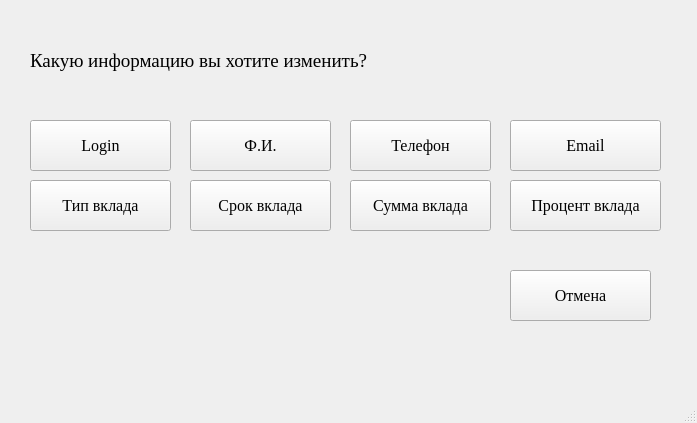
<?xml version="1.0" encoding="UTF-8"?>
<ui version="4.0">
 <class>MainWindow</class>
 <widget class="QMainWindow" name="MainWindow">
  <property name="geometry">
   <rect>
    <x>0</x>
    <y>0</y>
    <width>697</width>
    <height>423</height>
   </rect>
  </property>
  <property name="windowTitle">
   <string>MainWindow</string>
  </property>
  <widget class="QWidget" name="centralwidget">
   <widget class="QLabel" name="label">
    <property name="geometry">
     <rect>
      <x>30</x>
      <y>10</y>
      <width>621</width>
      <height>101</height>
     </rect>
    </property>
    <property name="font">
     <font>
      <family>Times New Roman</family>
      <pointsize>14</pointsize>
     </font>
    </property>
    <property name="text">
     <string>Какую информацию вы хотите изменить?</string>
    </property>
   </widget>
   <widget class="QPushButton" name="pushButton">
    <property name="geometry">
     <rect>
      <x>30</x>
      <y>120</y>
      <width>141</width>
      <height>51</height>
     </rect>
    </property>
    <property name="font">
     <font>
      <family>Times New Roman</family>
      <pointsize>12</pointsize>
     </font>
    </property>
    <property name="text">
     <string>Login</string>
    </property>
   </widget>
   <widget class="QPushButton" name="pushButton_2">
    <property name="geometry">
     <rect>
      <x>190</x>
      <y>120</y>
      <width>141</width>
      <height>51</height>
     </rect>
    </property>
    <property name="font">
     <font>
      <family>Times New Roman</family>
      <pointsize>12</pointsize>
     </font>
    </property>
    <property name="text">
     <string>Ф.И.</string>
    </property>
   </widget>
   <widget class="QPushButton" name="pushButton_3">
    <property name="geometry">
     <rect>
      <x>350</x>
      <y>120</y>
      <width>141</width>
      <height>51</height>
     </rect>
    </property>
    <property name="font">
     <font>
      <family>Times New Roman</family>
      <pointsize>12</pointsize>
     </font>
    </property>
    <property name="text">
     <string>Телефон</string>
    </property>
   </widget>
   <widget class="QPushButton" name="pushButton_4">
    <property name="geometry">
     <rect>
      <x>510</x>
      <y>120</y>
      <width>151</width>
      <height>51</height>
     </rect>
    </property>
    <property name="font">
     <font>
      <family>Times New Roman</family>
      <pointsize>12</pointsize>
     </font>
    </property>
    <property name="text">
     <string>Email</string>
    </property>
   </widget>
   <widget class="QPushButton" name="pushButton_5">
    <property name="geometry">
     <rect>
      <x>30</x>
      <y>180</y>
      <width>141</width>
      <height>51</height>
     </rect>
    </property>
    <property name="font">
     <font>
      <family>Times New Roman</family>
      <pointsize>12</pointsize>
     </font>
    </property>
    <property name="text">
     <string>Тип вклада</string>
    </property>
   </widget>
   <widget class="QPushButton" name="pushButton_6">
    <property name="geometry">
     <rect>
      <x>190</x>
      <y>180</y>
      <width>141</width>
      <height>51</height>
     </rect>
    </property>
    <property name="font">
     <font>
      <family>Times New Roman</family>
      <pointsize>12</pointsize>
     </font>
    </property>
    <property name="text">
     <string>Срок вклада</string>
    </property>
   </widget>
   <widget class="QPushButton" name="pushButton_7">
    <property name="geometry">
     <rect>
      <x>350</x>
      <y>180</y>
      <width>141</width>
      <height>51</height>
     </rect>
    </property>
    <property name="font">
     <font>
      <family>Times New Roman</family>
      <pointsize>12</pointsize>
     </font>
    </property>
    <property name="text">
     <string>Сумма вклада</string>
    </property>
   </widget>
   <widget class="QPushButton" name="pushButton_8">
    <property name="geometry">
     <rect>
      <x>510</x>
      <y>180</y>
      <width>151</width>
      <height>51</height>
     </rect>
    </property>
    <property name="font">
     <font>
      <family>Times New Roman</family>
      <pointsize>12</pointsize>
     </font>
    </property>
    <property name="text">
     <string>Процент вклада</string>
    </property>
   </widget>
   <widget class="QPushButton" name="pushButton_9">
    <property name="geometry">
     <rect>
      <x>510</x>
      <y>270</y>
      <width>141</width>
      <height>51</height>
     </rect>
    </property>
    <property name="font">
     <font>
      <family>Times New Roman</family>
      <pointsize>12</pointsize>
     </font>
    </property>
    <property name="text">
     <string>Отмена</string>
    </property>
   </widget>
  </widget>
  <widget class="QMenuBar" name="menubar">
   <property name="geometry">
    <rect>
     <x>0</x>
     <y>0</y>
     <width>697</width>
     <height>33</height>
    </rect>
   </property>
  </widget>
  <widget class="QStatusBar" name="statusbar"/>
 </widget>
 <resources/>
 <connections/>
</ui>
